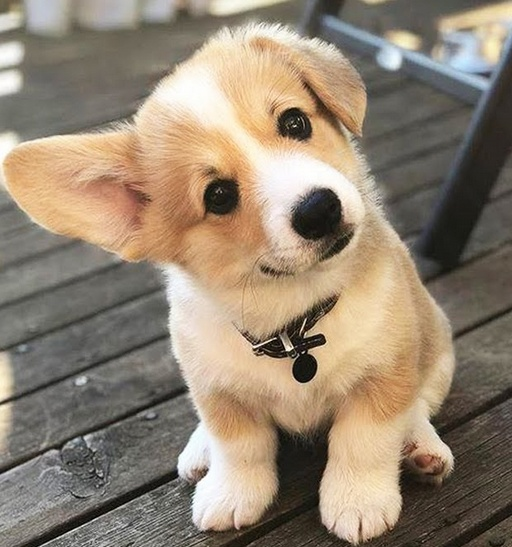
#> input picture images/dog.jpg, 512 x 547 px
$ python 11.drawRegtanglePic.py
#> lines starting #> are read from the running program, lines starting #| are printed output that depends on the picture; after the words box and inside, x2 and y2 are one past the last pixel; in counts of white or black regions, pixels touching at a corner belong together
import cv2

img = cv2.imread("images/dog.jpg")
#> img is the input picture: shape (547, 512, 3); mean B, G, R 114.6, 132.9, 147.7

imgResize = cv2.resize(img,(700,700))
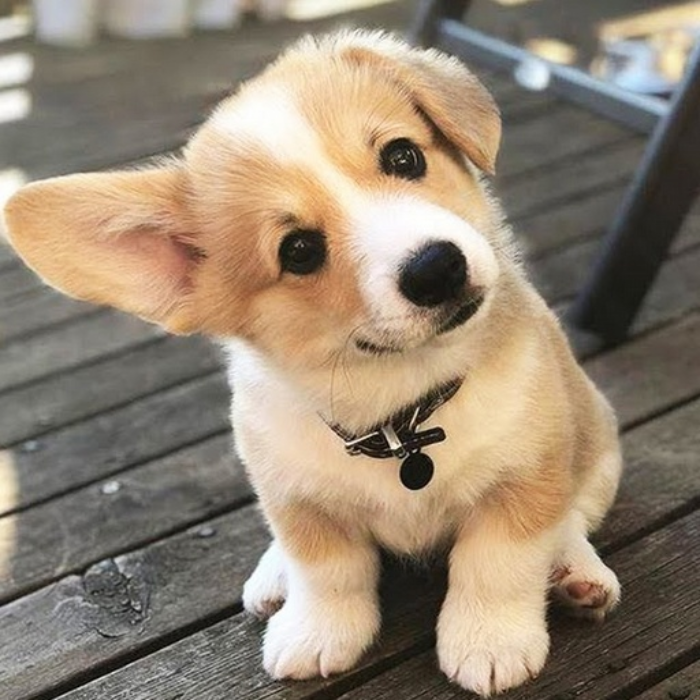
#> imgResize: shape (700, 700, 3); mean B, G, R 114.5, 132.8, 147.6

#regtangle
#regtangle(ภาพ,มุม1(บนซ้าย) , มุม2 (ล่างขวา) ,สี(BGR) , ความหนา)
#ความหนา -1 ระบายสี
cv2.rectangle(imgResize,(0,0),(100,100),(0,0,255),-1)
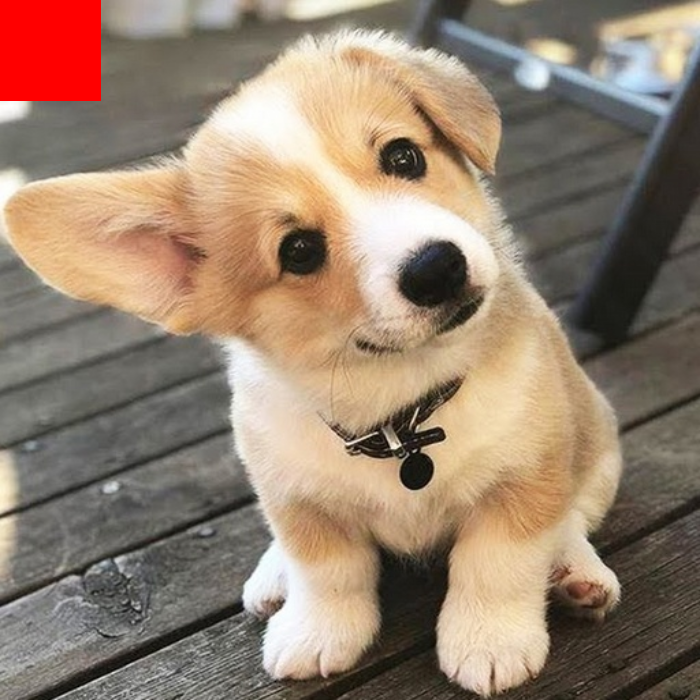
#> imgResize: shape (700, 700, 3); 2.08% of pixels changed, all inside (x1, y1, x2, y2) = (0, 0, 101, 101)

cv2.imshow("output",imgResize)
cv2.waitKey(0)
cv2.destroyAllWindows()
